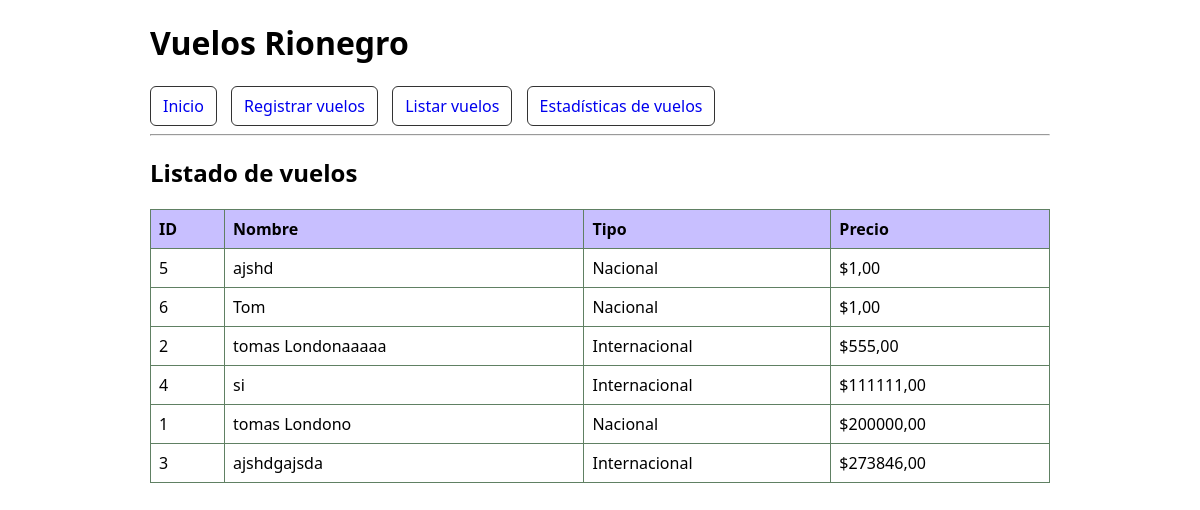
The page /vuelos/ on the database its author committed.
### flights/models.py (models this page shows, shortened)
class Flight(models.Model):
    TYPE_NACIONAL = 'Nacional'
    TYPE_INTERNACIONAL = 'Internacional'
    TYPE_CHOICES = [
        (TYPE_NACIONAL, 'Nacional'),
        (TYPE_INTERNACIONAL, 'Internacional'),
    ]
    name = models.CharField('Nombre', max_length=100)
    type = models.CharField('Tipo', max_length=13, choices=TYPE_CHOICES)
    price = models.DecimalField(
        'Precio', max_digits=10, decimal_places=2,
        validators=[MinValueValidator(0.01)]
    )
    class Meta: #Como se ordena
        verbose_name = 'Vuelo'
        verbose_name_plural = 'Vuelos'
        ordering = ['price'] #Ordenar por prcio

### flights/views.py (the view)
# urls.py: path('vuelos/', views.flight_list, name='flight_list'),
def flight_list(request):
    flights = Flight.objects.order_by('price') #menor precio primero
    return render(request, 'flights/flight_list.html', {'flights': flights})

### flights/templates/flights/flight_list.html
{% extends 'flights/base.html' %}
{% block content %}
<h2>Listado de vuelos</h2>
{% if flights %}
<table>
    <thead>
        <tr>
            <th>ID</th>
            <th>Nombre</th>
            <th>Tipo</th>
            <th>Precio</th>
        </tr>
    </thead>
    <tbody>
        {% for f in flights %}
        <tr>
            <td>{{ f.id }}</td>
            <td>{{ f.name }}</td>
            <td>{{ f.type }}</td>
            <td>${{ f.price|floatformat:2 }}</td>
        </tr>
        {% endfor %}
    </tbody>
</table>
{% else %}
<p>No hay vuelos registrados.</p>
{% endif %}
{% endblock %}

### flights/templates/flights/base.html (shortened to what this page needs)
<!DOCTYPE html>
<html lang="es">
<head>
</head>
<body>
    <div class="container">
        <h1>Vuelos Rionegro</h1>
        <nav>
            <a href="/" class="btn">Inicio</a>
            <a href="/vuelos/registrar/" class="btn">Registrar vuelos</a>
            <a href="/vuelos/" class="btn">Listar vuelos</a>
            <a href="/vuelos/estadisticas/" class="btn">Estadísticas de vuelos</a>
        </nav>
        <hr>
        {% block content %}{% endblock %}
    </div>
</body>
</html>

### flights/templates/flights/base.html (style rules this page uses)
body { font-family: system-ui, Arial, sans-serif; margin: 20px; }
nav a { margin-right: 10px; }
table { border-collapse: collapse; width: 100%; }
th, td { border: 1px solid #608063; padding: 8px; }
th { background: #c8bfff; text-align: left; }
.container { max-width: 900px; margin: 0 auto; }
.btn { display: inline-block; padding: 8px 12px; border: 1px solid #333; border-radius: 6px; text-decoration: none; }

### rows shown on the page
Flight: id "5", name "ajshd", type "Nacional", price "1,00"
Flight: id "6", name "Tom", type "Nacional", price "1,00"
Flight: id "2", name "tomas Londonaaaaa", type "Internacional", price "555,00"
Flight: id "4", name "si", type "Internacional", price "111111,00"
Flight: id "1", name "tomas Londono", type "Nacional", price "200000,00"
Flight: id "3", name "ajshdgajsda", type "Internacional", price "273846,00"
